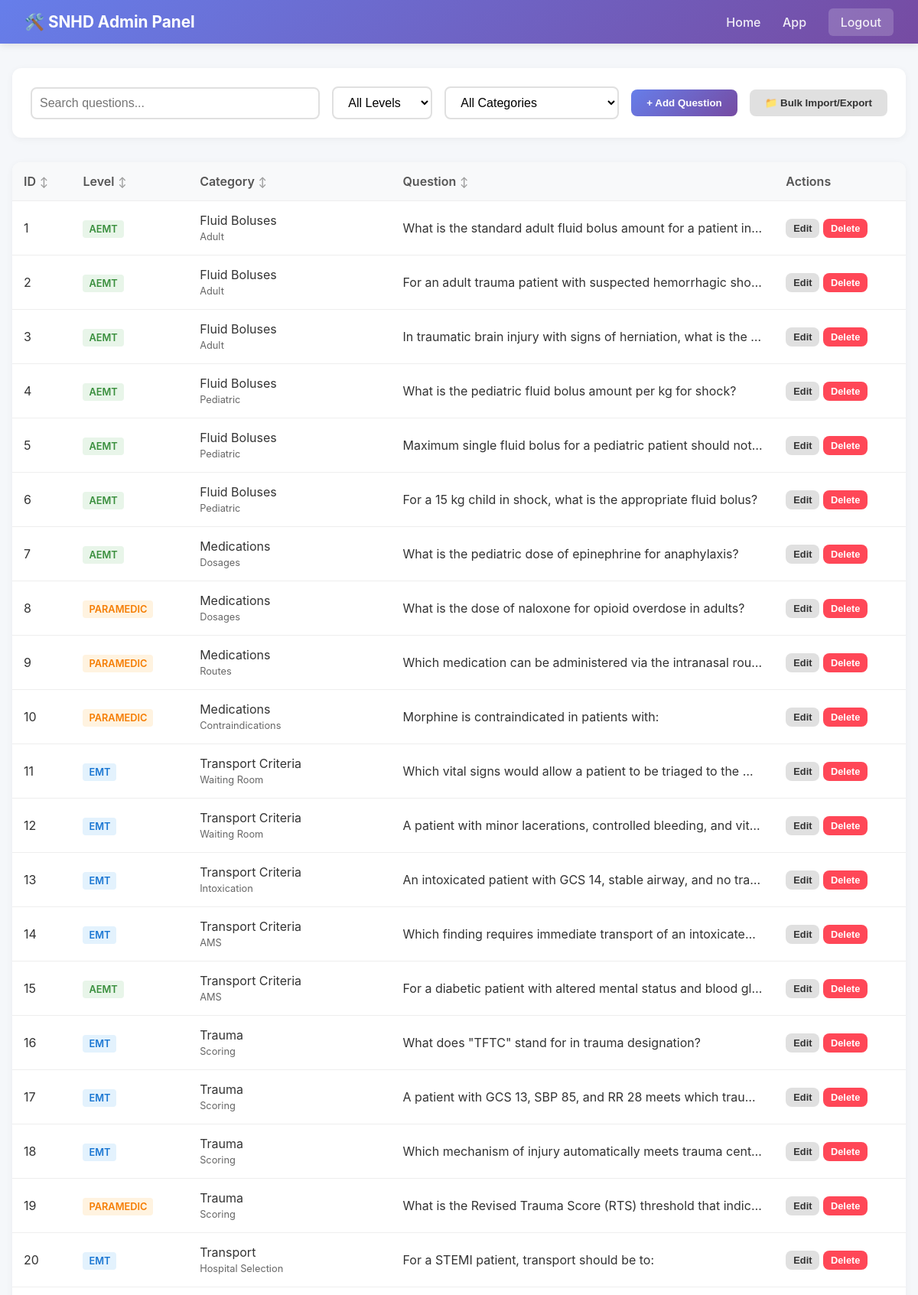
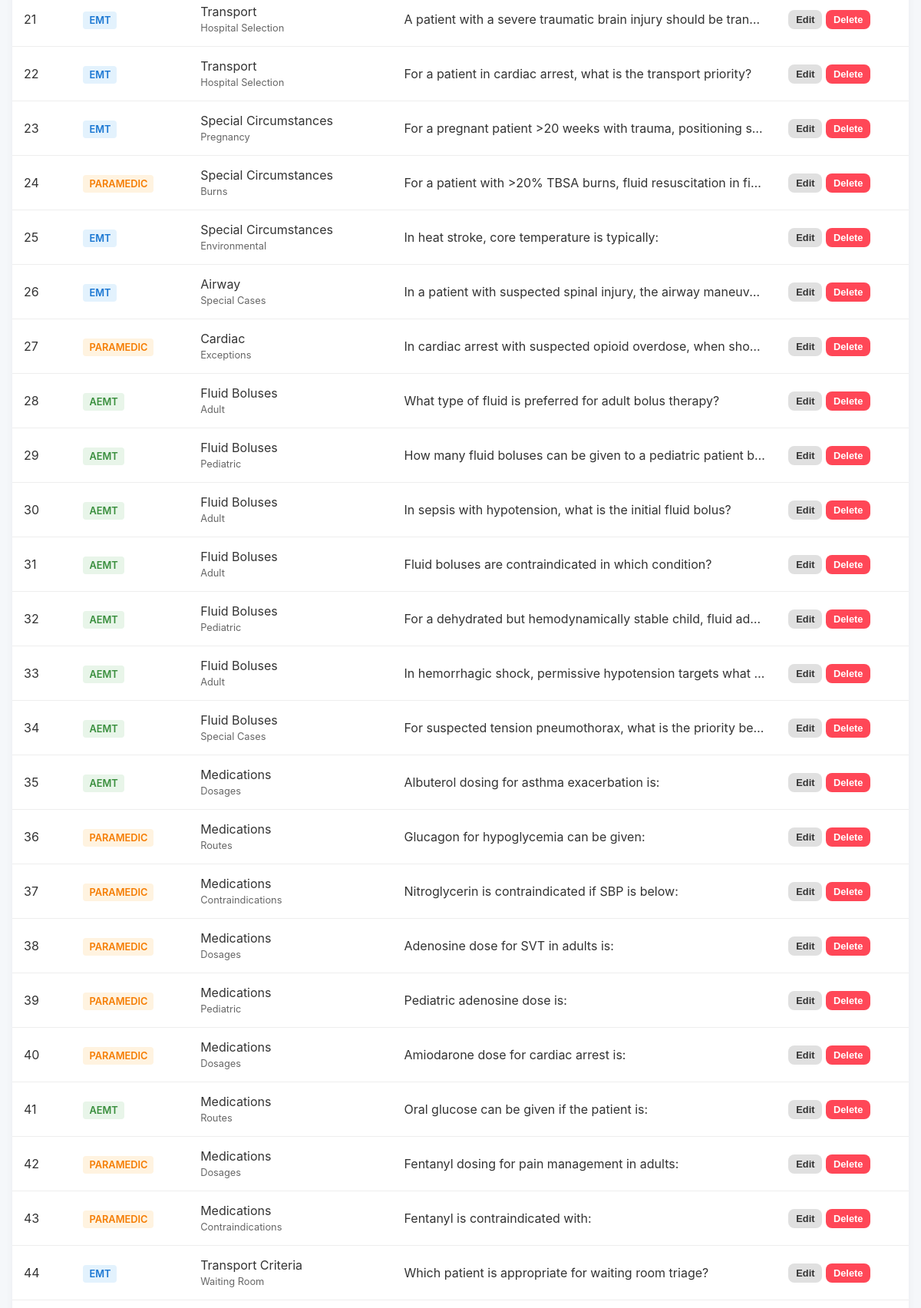
The app's page /admin (signed in, upper part) with its own data (2 pictures, top to bottom).
### app.py (models this page shows, shortened)
class Question(db.Model):
    id = db.Column(db.Integer, primary_key=True)
    level = db.Column(db.String(20))
    category = db.Column(db.String(100))  # Main category (e.g., 'Medications', 'Boluses')
    subcategory = db.Column(db.String(100))  # Subcategory (e.g., 'Adult', 'Pediatric')
    question = db.Column(db.Text)
    options = db.Column(db.Text)  # JSON
    correct_answer = db.Column(db.Integer)
    explanation = db.Column(db.Text)
    source = db.Column(db.String(200))
    def to_dict(self):
        return {
            'id': self.id,
            'level': self.level,
            'category': self.category,
            'subcategory': self.subcategory,
            'question': self.question,
            'options': self.options,
            'correct_answer': self.correct_answer,
            'explanation': self.explanation,
            'source': self.source
        }

### app.py (the view)
@app.route('/admin')
@admin_required
def admin():
    questions = Question.query.all()
    categories = db.session.query(Question.category).distinct().all()
    categories = [c[0] for c in categories if c[0]]
    return render_template('admin.html', questions=questions, categories=categories)

### app.py (called while the page is built)
def admin_required(f):
    @wraps(f)
    def decorated_function(*args, **kwargs):
        if not session.get('admin_logged_in'):
            return redirect(url_for('admin_login'))
        return f(*args, **kwargs)
    return decorated_function

### templates/admin.html (shortened to what this page needs)
<!DOCTYPE html>
<html lang="en">
<head>
</head>
<body>
    <nav class="navbar">
        <a href="/dashboard" style="color: white; text-decoration: none;"><h1>🛠️ SNHD Admin Panel</h1></a>
        <div class="nav-links">
            <a href="/dashboard">Home</a>
            <a href="/">App</a>
            <a href="/admin/logout" class="logout-btn">Logout</a>
        </div>
    </nav>
    <div class="container">
        <div class="controls">
            <div class="search-box">
                <input type="text" id="searchInput" placeholder="Search questions..." onkeyup="filterTable()">
            </div>
            <div class="filter-group">
                <select id="levelFilter" onchange="filterTable()">
                    <option value="">All Levels</option>
                </select>
                <select id="categoryFilter" onchange="filterTable()">
                    <option value="">All Categories</option>
                </select>
            </div>
            <button class="btn btn-primary" onclick="openModal('add')">+ Add Question</button>
            <button class="btn btn-secondary" onclick="toggleBulkOps()">📁 Bulk Import/Export</button>
        </div>
        <div class="table-container">
            <table id="questionsTable">
                <thead>
                    <tr>
                        <th onclick="sortTable(0)" class="sort-icon">ID</th>
                        <th onclick="sortTable(1)" class="sort-icon">Level</th>
                        <th onclick="sortTable(2)" class="sort-icon">Category</th>
                        <th onclick="sortTable(3)" class="sort-icon">Question</th>
                        <th>Actions</th>
                    </tr>
                </thead>
                <tbody>
                    {% for q in questions %}
                    <tr data-id="{{ q.id }}" data-level="{{ q.level }}" data-category="{{ q.category }}">
                        <td>{{ q.id }}</td>
                        <td><span class="badge badge-{{ q.level.lower() }}">{{ q.level }}</span></td>
                        <td>{{ q.category }} <br><span style="font-size:0.8em; color:#666">{{ q.subcategory }}</span>
                        </td>
                        <td class="q-text" title="{{ q.question }}">{{ q.question }}</td>
                        <td>
                            <button class="btn btn-secondary" style="padding:5px 10px; font-size:0.8rem"
                                onclick='openModal("edit", {{ q.id }}, {{ q.to_dict() | tojson }})'>Edit</button>
                            <button class="btn btn-danger" style="padding:5px 10px; font-size:0.8rem"
                                onclick="deleteQuestion({{ q.id }})">Delete</button>
                        </td>
                    </tr>
                    {% endfor %}
                </tbody>
            </table>
        </div>
    </div>
</body>
</html>

### templates/admin.html (style rules this page uses)
* { margin: 0; padding: 0; box-sizing: border-box; }
body { font-family: -apple-system, BlinkMacSystemFont, 'Segoe UI', Roboto, sans-serif; background: #f5f7fa; color: #333; min-height: 100vh; }
.navbar { background: linear-gradient(135deg, #667eea 0%, #764ba2 100%); color: white; padding: 1rem 2rem; display: flex; justify-content: space-between; align-items: center; box-shadow: 0 2px 10px rgba(0, 0, 0, 0.1); }
.navbar h1 { font-size: 1.3rem; }
.nav-links a { color: white; text-decoration: none; margin-left: 1.5rem; font-weight: 500; opacity: 0.9; }
.logout-btn { background: rgba(255, 255, 255, 0.2); padding: 0.5rem 1rem; border-radius: 6px; transition: background 0.3s; }
.container { max-width: 1400px; margin: 2rem auto; padding: 0 1rem; }
.controls { background: white; padding: 1.5rem; border-radius: 12px; box-shadow: 0 2px 10px rgba(0, 0, 0, 0.05); margin-bottom: 2rem; display: flex; gap: 1rem; align-items: center; flex-wrap: wrap; }
.search-box { flex: 1; min-width: 200px; }
.search-box input { width: 100%; padding: 10px 15px; border: 2px solid #e0e0e0; border-radius: 8px; font-size: 1rem; }
.filter-group { display: flex; gap: 1rem; }
select { padding: 10px 15px; border: 2px solid #e0e0e0; border-radius: 8px; font-size: 1rem; background: white; cursor: pointer; }
.btn { padding: 10px 20px; border: none; border-radius: 8px; font-weight: 600; cursor: pointer; text-decoration: none; transition: all 0.2s; }
.btn-primary { background: linear-gradient(135deg, #667eea 0%, #764ba2 100%); color: white; }
.btn-danger { background: #ff4757; color: white; }
.btn-secondary { background: #e0e0e0; color: #333; }
.table-container { background: white; border-radius: 12px; box-shadow: 0 2px 10px rgba(0, 0, 0, 0.05); overflow: hidden; overflow-x: auto; }
table { width: 100%; border-collapse: collapse; text-align: left; }
th, td { padding: 15px; border-bottom: 1px solid #eee; }
th { background: #f8f9fa; font-weight: 600; color: #555; cursor: pointer; user-select: none; white-space: nowrap; }
.sort-icon::after { content: '↕'; font-size: 0.8em; margin-left: 5px; color: #999; }
.q-text { max-width: 400px; overflow: hidden; text-overflow: ellipsis; white-space: nowrap; }
.badge { padding: 4px 8px; border-radius: 4px; font-size: 0.8rem; font-weight: 600; }
.badge-emt { background: #e3f2fd; color: #1976d2; }
.badge-aemt { background: #e8f5e9; color: #388e3c; }
.badge-paramedic { background: #fff3e0; color: #f57c00; }
input[type="text"], input[type="number"] { width: 100%; padding: 10px; border: 2px solid #e0e0e0; border-radius: 8px; }

### records on screen
Question: id "1", level "AEMT", category "Fluid Boluses", subcategory "Adult", question "What is the standard adult fluid bolus amount for a patient in…"
Question: id "2", level "AEMT", category "Fluid Boluses", subcategory "Adult", question "For an adult trauma patient with suspected hemorrhagic sho…"
Question: id "3", level "AEMT", category "Fluid Boluses", subcategory "Adult", question "In traumatic brain injury with signs of herniation, what is the…"
Question: id "4", level "AEMT", category "Fluid Boluses", subcategory "Pediatric", question "What is the pediatric fluid bolus amount per kg for shock?"
Question: id "5", level "AEMT", category "Fluid Boluses", subcategory "Pediatric", question "Maximum single fluid bolus for a pediatric patient should not…"
Question: id "6", level "AEMT", category "Fluid Boluses", subcategory "Pediatric", question "For a 15 kg child in shock, what is the appropriate fluid bolus?"
Question: id "7", level "AEMT", category "Medications", subcategory "Dosages", question "What is the pediatric dose of epinephrine for anaphylaxis?"
Question: id "8", level "PARAMEDIC", category "Medications", subcategory "Dosages", question "What is the dose of naloxone for opioid overdose in adults?"
Question: id "9", level "PARAMEDIC", category "Medications", subcategory "Routes", question "Which medication can be administered via the intranasal rou…"
Question: id "10", level "PARAMEDIC", category "Medications", subcategory "Contraindications", question "Morphine is contraindicated in patients with:"
Question: id "11", level "EMT", category "Transport Criteria", subcategory "Waiting Room", question "Which vital signs would allow a patient to be triaged to the…"
Question: id "12", level "EMT", category "Transport Criteria", subcategory "Waiting Room", question "A patient with minor lacerations, controlled bleeding, and vit…"
Question: id "13", level "EMT", category "Transport Criteria", subcategory "Intoxication", question "An intoxicated patient with GCS 14, stable airway, and no tra…"
Question: id "14", level "EMT", category "Transport Criteria", subcategory "AMS", question "Which finding requires immediate transport of an intoxicate…"
Question: id "15", level "AEMT", category "Transport Criteria", subcategory "AMS", question "For a diabetic patient with altered mental status and blood gl…"
Question: id "16", level "EMT", category "Trauma", subcategory "Scoring", question "What does \"TFTC\" stand for in trauma designation?"
Question: id "17", level "EMT", category "Trauma", subcategory "Scoring", question "A patient with GCS 13, SBP 85, and RR 28 meets which trau…"
Question: id "18", level "EMT", category "Trauma", subcategory "Scoring", question "Which mechanism of injury automatically meets trauma cent…"
Question: id "19", level "PARAMEDIC", category "Trauma", subcategory "Scoring", question "What is the Revised Trauma Score (RTS) threshold that indic…"
Question: id "20", level "EMT", category "Transport", subcategory "Hospital Selection", question "For a STEMI patient, transport should be to:"
Question: id "21", level "EMT", category "Transport", subcategory "Hospital Selection", question "A patient with a severe traumatic brain injury should be tran…"
Question: id "22", level "EMT", category "Transport", subcategory "Hospital Selection", question "For a patient in cardiac arrest, what is the transport priority?"
Question: id "23", level "EMT", category "Special Circumstances", subcategory "Pregnancy", question "For a pregnant patient >20 weeks with trauma, positioning s…"
Question: id "24", level "PARAMEDIC", category "Special Circumstances", subcategory "Burns", question "For a patient with >20% TBSA burns, fluid resuscitation in fi…"
Question: id "25", level "EMT", category "Special Circumstances", subcategory "Environmental", question "In heat stroke, core temperature is typically:"
Question: id "26", level "EMT", category "Airway", subcategory "Special Cases", question "In a patient with suspected spinal injury, the airway maneuv…"
Question: id "27", level "PARAMEDIC", category "Cardiac", subcategory "Exceptions", question "In cardiac arrest with suspected opioid overdose, when sho…"
Question: id "28", level "AEMT", category "Fluid Boluses", subcategory "Adult", question "What type of fluid is preferred for adult bolus therapy?"
Question: id "29", level "AEMT", category "Fluid Boluses", subcategory "Pediatric", question "How many fluid boluses can be given to a pediatric patient b…"
Question: id "30", level "AEMT", category "Fluid Boluses", subcategory "Adult", question "In sepsis with hypotension, what is the initial fluid bolus?"
Question: id "31", level "AEMT", category "Fluid Boluses", subcategory "Adult", question "Fluid boluses are contraindicated in which condition?"
Question: id "32", level "AEMT", category "Fluid Boluses", subcategory "Pediatric", question "For a dehydrated but hemodynamically stable child, fluid ad…"
Question: id "33", level "AEMT", category "Fluid Boluses", subcategory "Adult", question "In hemorrhagic shock, permissive hypotension targets what…"
Question: id "34", level "AEMT", category "Fluid Boluses", subcategory "Special Cases", question "For suspected tension pneumothorax, what is the priority be…"
Question: id "35", level "AEMT", category "Medications", subcategory "Dosages", question "Albuterol dosing for asthma exacerbation is:"
Question: id "36", level "PARAMEDIC", category "Medications", subcategory "Routes", question "Glucagon for hypoglycemia can be given:"
Question: id "37", level "PARAMEDIC", category "Medications", subcategory "Contraindications", question "Nitroglycerin is contraindicated if SBP is below:"
Question: id "38", level "PARAMEDIC", category "Medications", subcategory "Dosages", question "Adenosine dose for SVT in adults is:"
Question: id "39", level "PARAMEDIC", category "Medications", subcategory "Pediatric", question "Pediatric adenosine dose is:"
Question: id "40", level "PARAMEDIC", category "Medications", subcategory "Dosages", question "Amiodarone dose for cardiac arrest is:"
Question: id "41", level "AEMT", category "Medications", subcategory "Routes", question "Oral glucose can be given if the patient is:"
Question: id "42", level "PARAMEDIC", category "Medications", subcategory "Dosages", question "Fentanyl dosing for pain management in adults:"
Question: id "43", level "PARAMEDIC", category "Medications", subcategory "Contraindications", question "Fentanyl is contraindicated with:"
Question: id "44", level "EMT", category "Transport Criteria", subcategory "Waiting Room", question "Which patient is appropriate for waiting room triage?"
